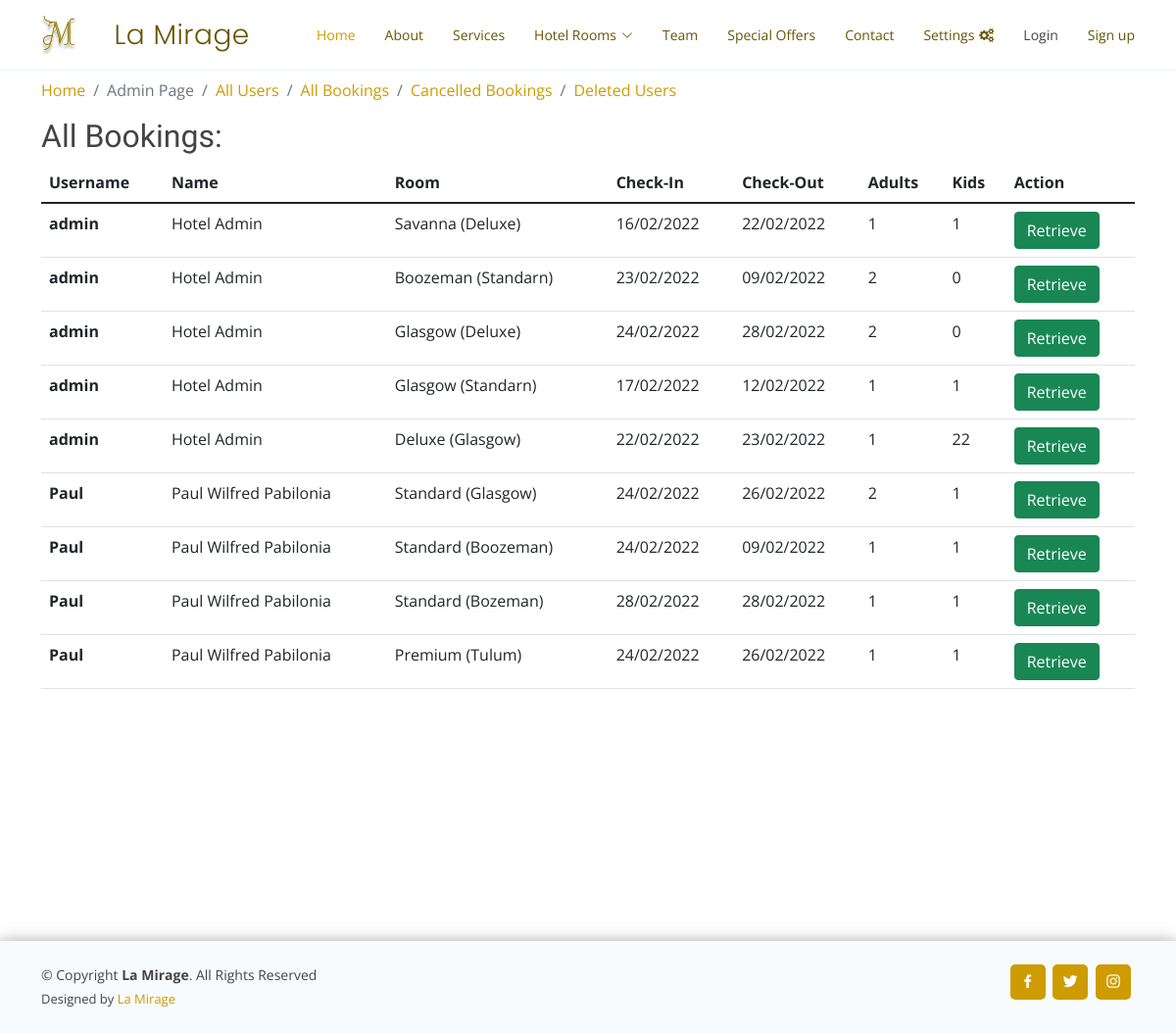
The app's page /all_cancelled_bookings, older data.
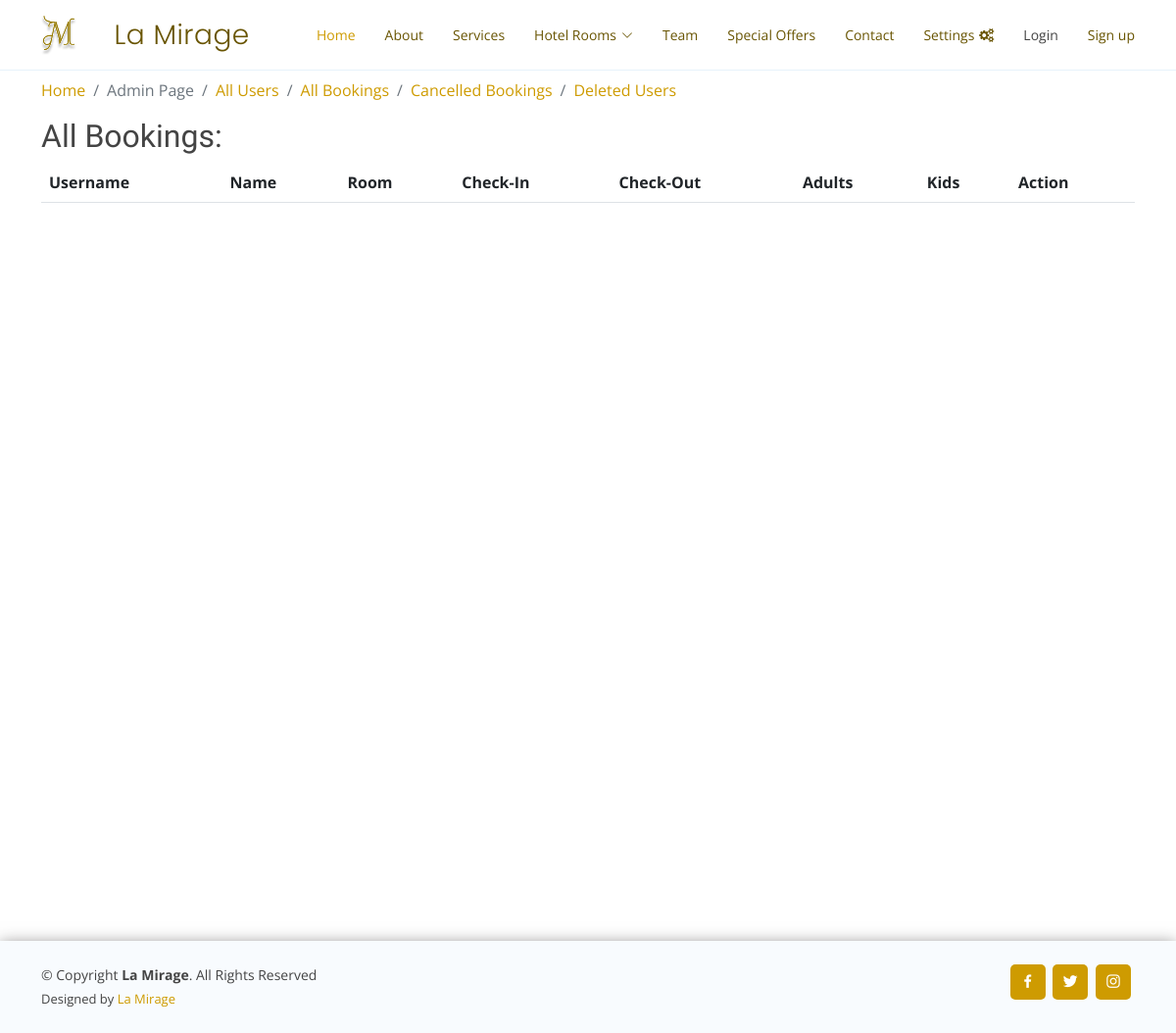
The same page, newer data.
### reservation/models.py (models this page shows, shortened)
class Booking(models.Model):
    client = models.ForeignKey(User, on_delete=models.CASCADE,related_name="booking",default=None)
    user_profile = models.ForeignKey(UserProfile, on_delete=models.CASCADE,related_name="booking_profile",default=None)
    checkIn = models.CharField(max_length=100)
    checkOut = models.CharField(max_length=100)
    numAdults = models.IntegerField(default=0)
    numKids = models.IntegerField(default=0)
    mop = models.CharField(max_length=200)
    room_category = models.CharField(max_length=200,default=None)
    room_type = models.CharField(max_length=200,default=None)
    is_cancelled = models.BooleanField(default=False,blank= True)
    created_at = models.DateTimeField(auto_now_add=True)
    update_at = models.DateTimeField(auto_now=True)

class User(AbstractUser):
    pass

### reservation/views.py (the view)
# urls.py: path("all_cancelled_bookings", views.all_cancelled_bookings, name= "all_cancelled_bookings"),
def all_cancelled_bookings(request):
    bookings = Booking.objects.filter(is_cancelled=True)
    return render(request, "reservation/cancelled_bookings.html",
                  {'bookings': bookings})

### reservation/templates/reservation/cancelled_bookings.html (shortened to what this page needs)
{% extends 'reservation/admin_layout.html' %}
{% load static %}
{% block body %}
<h2>All Bookings:</h2>
<table class="table">
  <thead class="thead-dark">
    <tr>
      <th scope="col">Username</th>
      <th scope="col">Name</th>
      <th scope="col">Room</th>
      <th scope="col">Check-In</th>
      <th scope="col">Check-Out</th>
      <th scope="col">Adults</th>
      <th scope="col">Kids</th>
      <th scope="col">Action</th>
    </tr>
  </thead>
  <tbody>
    {% for book in bookings %}
    <tr>
      <th scope="row">{{ book.client.username }}</th>
      <td>{{book.client.first_name}} {{book.client.last_name}}</td>
      <td>{{ book.room_category }} ({{ book.room_type }})</td>
      <td>{{ book.checkIn }}</td>
      <td>{{ book.checkOut }}</td>
      <td>{{ book.numAdults }}</td>
      <td>{{ book.numKids }}</td>
      <td>
        <a href="{% url 'retrieve_cancelled_bookings' book.id %}" class="btn btn-success">Retrieve</a>
      </td>
    </tr>
    {% endfor %}
  </tbody>
</table>
{% endblock %}

Row changes from the older to the newer data that the page shows:
removed Booking: client.username "admin", client.first_name "Hotel", client.last_name "Admin", room_category "Savanna", room_type "Deluxe", checkIn "16/02/2022", checkOut "22/02/2022", numAdults "1", numKids "1"
removed Booking: client.username "admin", client.first_name "Hotel", client.last_name "Admin", room_category "Boozeman", room_type "Standarn", checkIn "23/02/2022", checkOut "09/02/2022", numAdults "2", numKids "0"
removed Booking: client.username "admin", client.first_name "Hotel", client.last_name "Admin", room_category "Glasgow", room_type "Deluxe", checkIn "24/02/2022", checkOut "28/02/2022", numAdults "2", numKids "0"
removed Booking: client.username "admin", client.first_name "Hotel", client.last_name "Admin", room_category "Glasgow", room_type "Standarn", checkIn "17/02/2022", checkOut "12/02/2022", numAdults "1", numKids "1"
removed Booking: client.username "admin", client.first_name "Hotel", client.last_name "Admin", room_category "Deluxe", room_type "Glasgow", checkIn "22/02/2022", checkOut "23/02/2022", numAdults "1", numKids "22"
removed Booking: client.username "Paul", client.first_name "Paul Wilfred", client.last_name "Pabilonia", room_category "Standard", room_type "Glasgow", checkIn "24/02/2022", checkOut "26/02/2022", numAdults "2", numKids "1"
removed Booking: client.username "Paul", client.first_name "Paul Wilfred", client.last_name "Pabilonia", room_category "Standard", room_type "Boozeman", checkIn "24/02/2022", checkOut "09/02/2022", numAdults "1", numKids "1"
removed Booking: client.username "Paul", client.first_name "Paul Wilfred", client.last_name "Pabilonia", room_category "Standard", room_type "Bozeman", checkIn "28/02/2022", checkOut "28/02/2022", numAdults "1", numKids "1"
removed Booking: client.username "Paul", client.first_name "Paul Wilfred", client.last_name "Pabilonia", room_category "Premium", room_type "Tulum", checkIn "24/02/2022", checkOut "26/02/2022", numAdults "1", numKids "1"
